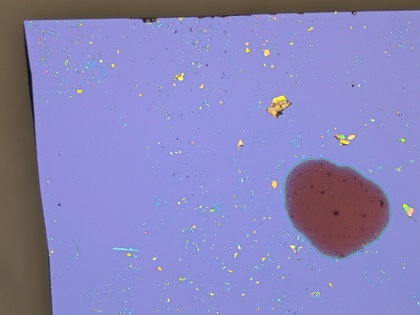
%> input picture test_image3/image1089.jpg, 420 x 315 px, shrunk from 1024 x 768 before the run
$ octave feature_test.m   (GNU Octave 9; MATLAB toolbox functions it lacks are replaced by stand-ins)
%> lines starting %> are read from the running program, lines starting %| are printed output that depends on the picture
close all;
I1 = imread('test_image3/image1089.jpg');
%> I1 is the input picture: size 315x420x3 uint8; mean R, G, B 136.3, 132.6, 187.5
I2 = imread('test_image3/image1090.jpg');
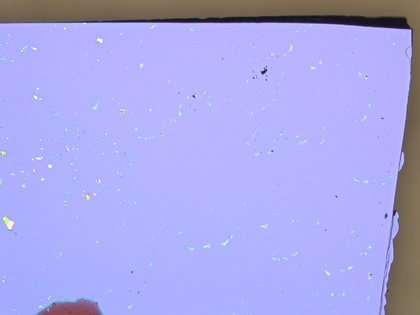
%> input picture test_image3/image1090.jpg, 420 x 315 px, shrunk from 1024 x 768 before the run
%> I2 is the input picture: size 315x420x3 uint8; mean R, G, B 169.7, 168, 231.8

I1_gray = rgb2gray(I1);
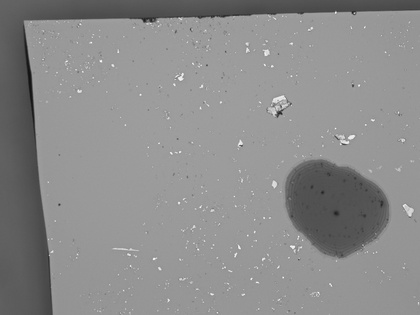
%> I1_gray: size 315x420 uint8; min 18, max 250, mean 139.9
I2_gray = rgb2gray(I2);
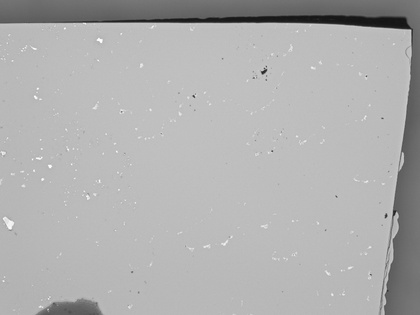
%> I2_gray: size 315x420 uint8; min 19, max 253, mean 175.8
figure;
imshowpair(I1_gray,I2_gray,'method','montage');
%> (this line was passed over: imshowpair is not available in this run)
% [18 lines of commented-out code are left out]
size = 5;

se = strel('square',3);
figure;
I1_gray = imerode(I1_gray,se);
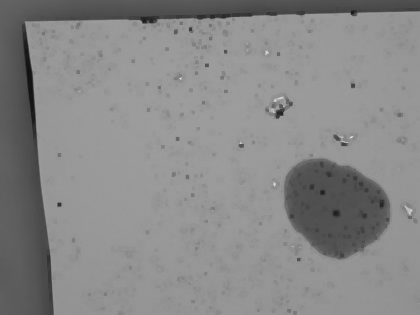
%> I1_gray: size 315x420 uint8; min 18, max 231, mean 136.2
imshow(I1_gray);
I1_gray = imdilate(I1_gray,se);
figure;
imshow(I1_gray);
I1_gray = imopen(I1_gray,se);
figure;
imshow(I1_gray)
I1_gray = imopen(I1_gray,se);
figure;
imshow(I1_gray);
I2_gray = imopen(I2_gray,se);
I1_gray = imopen(I1_gray,se);
I2_gray = imopen(I2_gray,se);

points1 = detectHarrisFeatures(I1_gray);
%> points1 = 65 points; strongest (x, y): (282, 114), (181, 79), (145, 22), (278, 113), (242, 145)
points2 = detectHarrisFeatures(I2_gray);
%> points2 = 38 points; strongest (x, y): (263, 73), (387, 216), (194, 97), (266, 70), (411, 31)
[f1,vP1] = extractFeatures(I1_gray,points1);
%> vP1 = 30 points; strongest (x, y): (282, 114), (181, 79), (278, 113), (242, 145), (283, 109)
[f2,vP2] = extractFeatures(I2_gray,points2);
%> vP2 = 9 points; strongest (x, y): (263, 73), (194, 97), (266, 70), (273, 152), (337, 197)
figure(1);
subplot(1,2,1)
hold on;
imshow(I1_gray);
plot(vP1);
hold off;
subplot(1,2,2);
hold on;
imshow(I2_gray);
plot(vP2);
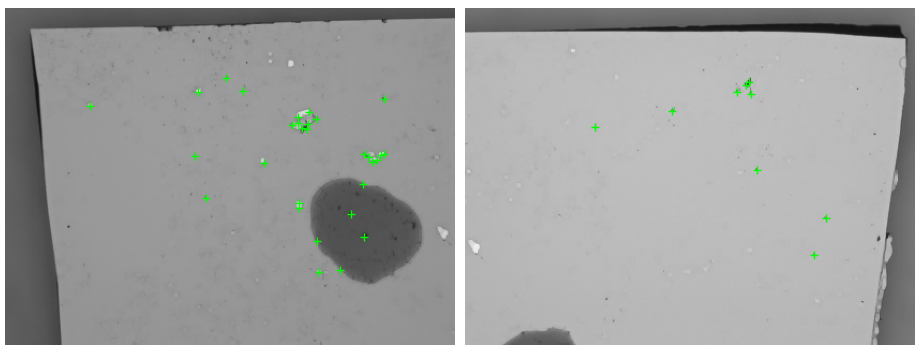
%> figure redrawn from the program's plot data, 2 panels
hold off;


%% surf features
%> (the run ends here)
